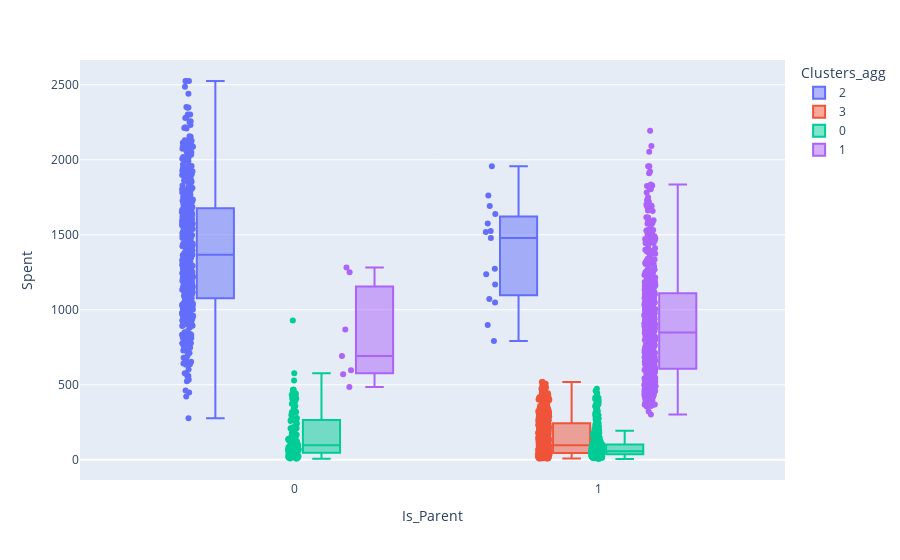

This figure's notebook cell:
### Code cell
fig = px.box(df, x=df['Is_Parent'], y=df['Spent'], points="all", color="Clusters_agg")
fig.show()

### Figure 1 — Plotly figure (JSON) as saved in the notebook; plotly's stock layout.template omitted (floating-point values rounded to 4 significant figures; data arrays with more than 128 entries replaced by an {"elided": "..."} marker saying what was removed)
{"data": [{"alignmentgroup": "True", "boxpoints": "all", "hovertemplate": "Clusters_agg=2<br>Is_Parent=%{x}<br>Spent=%{y}<extra></extra>", "legendgroup": "2", "marker": {"color": "#636efa"}, "name": "2", "notched": false, "offsetgroup": "2", "orientation": "v", "showlegend": true, "x": {"elided": "493 int values"}, "x0": " ", "xaxis": "x", "y": {"elided": "493 int values"}, "y0": " ", "yaxis": "y", "type": "box"}, {"alignmentgroup": "True", "boxpoints": "all", "hovertemplate": "Clusters_agg=3<br>Is_Parent=%{x}<br>Spent=%{y}<extra></extra>", "legendgroup": "3", "marker": {"color": "#EF553B"}, "name": "3", "notched": false, "offsetgroup": "3", "orientation": "v", "showlegend": true, "x": {"elided": "535 int values"}, "x0": " ", "xaxis": "x", "y": {"elided": "535 int values"}, "y0": " ", "yaxis": "y", "type": "box"}, {"alignmentgroup": "True", "boxpoints": "all", "hovertemplate": "Clusters_agg=0<br>Is_Parent=%{x}<br>Spent=%{y}<extra></extra>", "legendgroup": "0", "marker": {"color": "#00cc96"}, "name": "0", "notched": false, "offsetgroup": "0", "orientation": "v", "showlegend": true, "x": {"elided": "613 int values"}, "x0": " ", "xaxis": "x", "y": {"elided": "613 int values"}, "y0": " ", "yaxis": "y", "type": "box"}, {"alignmentgroup": "True", "boxpoints": "all", "hovertemplate": "Clusters_agg=1<br>Is_Parent=%{x}<br>Spent=%{y}<extra></extra>", "legendgroup": "1", "marker": {"color": "#ab63fa"}, "name": "1", "notched": false, "offsetgroup": "1", "orientation": "v", "showlegend": true, "x": {"elided": "564 int values"}, "x0": " ", "xaxis": "x", "y": {"elided": "564 int values"}, "y0": " ", "yaxis": "y", "type": "box"}], "layout": {"xaxis": {"anchor": "y", "domain": [0, 1], "title": {"text": "Is_Parent"}}, "yaxis": {"anchor": "x", "domain": [0, 1], "title": {"text": "Spent"}}, "legend": {"title": {"text": "Clusters_agg"}, "tracegroupgap": 0}, "margin": {"t": 60}, "boxmode": "group"}}
